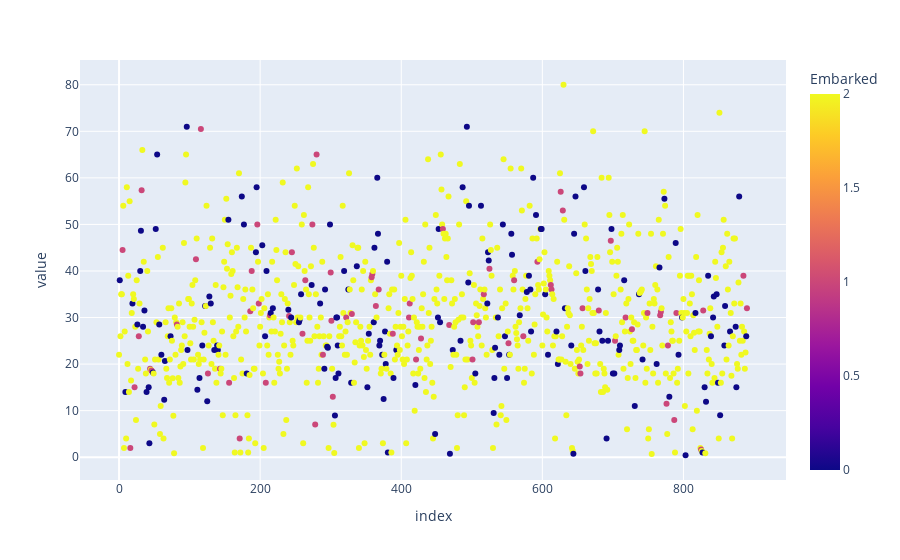

Notebook source saved alongside this figure:
### Code cell
plt.scatter(data_frame=train,y=['Age'],color='Embarked')

### Figure 1 — Plotly figure (JSON) as saved in the notebook; plotly's stock layout.template omitted (floating-point values rounded to 4 significant figures; data arrays with more than 128 entries replaced by an {"elided": "..."} marker saying what was removed)
{"data": [{"hovertemplate": "index=%{x}<br>value=%{y}<br>Embarked=%{marker.color}<extra></extra>", "legendgroup": "", "marker": {"color": {"elided": "889 int values"}, "coloraxis": "coloraxis", "symbol": "circle"}, "mode": "markers", "name": "", "orientation": "v", "showlegend": false, "type": "scatter", "x": {"elided": "889 int values"}, "xaxis": "x", "y": {"elided": "889 float values"}, "yaxis": "y"}], "layout": {"coloraxis": {"colorbar": {"title": {"text": "Embarked"}}, "colorscale": [[0, "#0d0887"], [0.1111, "#46039f"], [0.2222, "#7201a8"], [0.3333, "#9c179e"], [0.4444, "#bd3786"], [0.5556, "#d8576b"], [0.6667, "#ed7953"], [0.7778, "#fb9f3a"], [0.8889, "#fdca26"], [1, "#f0f921"]]}, "legend": {"tracegroupgap": 0}, "margin": {"t": 60}, "xaxis": {"anchor": "y", "domain": [0, 1], "title": {"text": "index"}}, "yaxis": {"anchor": "x", "domain": [0, 1], "title": {"text": "value"}}}}
